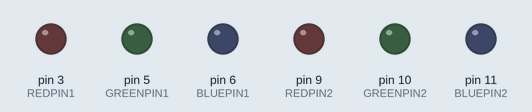
The sketch below on a simulated Arduino Uno, built with avr-gcc and run on an emulated ATmega328P. Shown: output pins drawn as LEDs (lit = HIGH).

Above: at 0.05 s.
At 3.0 s:
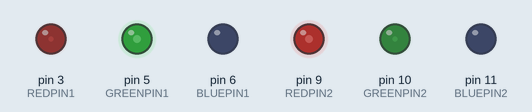
At 5.85 s:
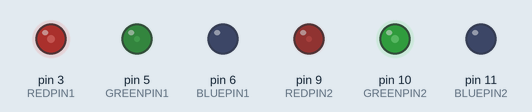
Timing chart, 0 to 7.6 s (numbered marks = the images above):
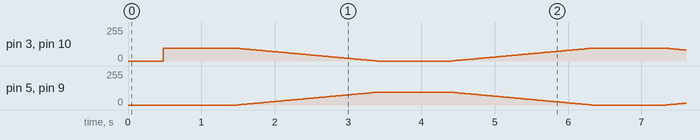

The sketch:

MultiRGB3.ino
```cpp
#if 0 // little string
#define REDPIN1 3
#define GREENPIN1 6
#define BLUEPIN1 5
#define REDPIN2 9
#define GREENPIN2 11
#define BLUEPIN2 10
#else // front porch string
#define REDPIN1 3
#define GREENPIN1 5
#define BLUEPIN1 6
#define REDPIN2 9
#define GREENPIN2 10
#define BLUEPIN2 11
#endif

#define BUTTONPIN 0

#define FADESPEED 5     // make this higher to slow down

unsigned char string1ColorCurrent[3];
unsigned char string2ColorCurrent[3];
unsigned char string1ColorDestination[3];
unsigned char string2ColorDestination[3];
unsigned char string1ColorStep[3];
unsigned char string2ColorStep[3];

#define STEP_VALUE 1
#define POWER_ON_DELAY_VALUE 5
#define DELAY_VALUE 20
#define PAUSE 1000
#define MAX_COLOR 96

void setup() {
  pinMode(BUTTONPIN, INPUT);
  digitalWrite(BUTTONPIN, HIGH);

  pinMode(REDPIN1, OUTPUT);
  pinMode(GREENPIN1, OUTPUT);
  pinMode(BLUEPIN1, OUTPUT);
  pinMode(REDPIN2, OUTPUT);
  pinMode(GREENPIN2, OUTPUT);
  pinMode(BLUEPIN2, OUTPUT);

  digitalWrite(REDPIN1, LOW);
  digitalWrite(REDPIN2, LOW);
  digitalWrite(GREENPIN1, LOW);
  digitalWrite(GREENPIN2, LOW);
  digitalWrite(BLUEPIN1, LOW);
  digitalWrite(BLUEPIN2, LOW);

  analogWrite(REDPIN1, 0);
  analogWrite(REDPIN2, 0);
  analogWrite(GREENPIN1, 0);
  analogWrite(GREENPIN2, 0);
  analogWrite(BLUEPIN1, 0);
  analogWrite(BLUEPIN2, 0);

  // Start both black
  string1ColorCurrent[0] = 0; string1ColorCurrent[1] = 0; string1ColorCurrent[2] = 0;
  string2ColorCurrent[0] = 0; string2ColorCurrent[1] = 0; string2ColorCurrent[2] = 0;
  // Fade to one red, one green
  string1ColorDestination[0] = MAX_COLOR; string1ColorDestination[1] = 0; string1ColorDestination[2] = 0;
  string2ColorDestination[0] = 0; string2ColorDestination[1] = MAX_COLOR; string2ColorDestination[2] = 0;
  // Step toward
  string1ColorStep[0] = 1; string1ColorStep[1] = 1; string1ColorStep[2] = 1;
  string2ColorStep[0] = 1; string2ColorStep[1] = 1; string2ColorStep[2] = 1;

  Serial.begin(9600);
}

unsigned char fadeStep()
{
  unsigned char somethingChanged = 0;
  int i;
  // Step toward the destination colors
  for (i = 0; i < 3; i++)
    if (string1ColorCurrent[i] != string1ColorDestination[i])
    {
      string1ColorCurrent[i] += string1ColorStep[i];
      somethingChanged = 1;
    }
  for (i = 0; i < 3; i++)
    if (string2ColorCurrent[i] != string2ColorDestination[i])
    {
      string2ColorCurrent[i] += string2ColorStep[i];
      somethingChanged = 1;
    }
  analogWrite(REDPIN1, string1ColorCurrent[0]);
  analogWrite(GREENPIN1, string1ColorCurrent[1]);
  analogWrite(BLUEPIN1, string1ColorCurrent[2]);
  analogWrite(REDPIN2, string2ColorCurrent[0]);
  analogWrite(GREENPIN2, string2ColorCurrent[1]);
  analogWrite(BLUEPIN2, string2ColorCurrent[2]);
  return somethingChanged;
}

void loop() {
  while (fadeStep())
  {
    delay(POWER_ON_DELAY_VALUE);
  }
  delay(PAUSE);
  while (1)
  {
    // Fade to green/red
    string1ColorDestination[0] = 0; string1ColorDestination[1] = MAX_COLOR; string1ColorDestination[2] = 0;
    string2ColorDestination[0] = MAX_COLOR; string2ColorDestination[1] = 0; string2ColorDestination[2] = 0;
    // Step toward in the correct direction
    string1ColorStep[0] = -1 * STEP_VALUE; string1ColorStep[1] = STEP_VALUE; string1ColorStep[2] = STEP_VALUE;
    string2ColorStep[0] = STEP_VALUE; string2ColorStep[1] = -1 * STEP_VALUE; string2ColorStep[2] = STEP_VALUE;
    while (fadeStep())
    {
      delay(DELAY_VALUE);
    }
    delay(PAUSE);
    // Fade to green/red
    string1ColorDestination[0] = MAX_COLOR; string1ColorDestination[1] = 0; string1ColorDestination[2] = 0;
    string2ColorDestination[0] = 0; string2ColorDestination[1] = MAX_COLOR; string2ColorDestination[2] = 0;
    // Step toward in the correct direction
    string1ColorStep[0] = STEP_VALUE; string1ColorStep[1] = -1 * STEP_VALUE; string1ColorStep[2] = STEP_VALUE;
    string2ColorStep[0] = -1 * STEP_VALUE; string2ColorStep[1] = STEP_VALUE; string2ColorStep[2] = STEP_VALUE;
    while (fadeStep())
    {
      delay(DELAY_VALUE);
    }
    delay(PAUSE);
  }
}
```
